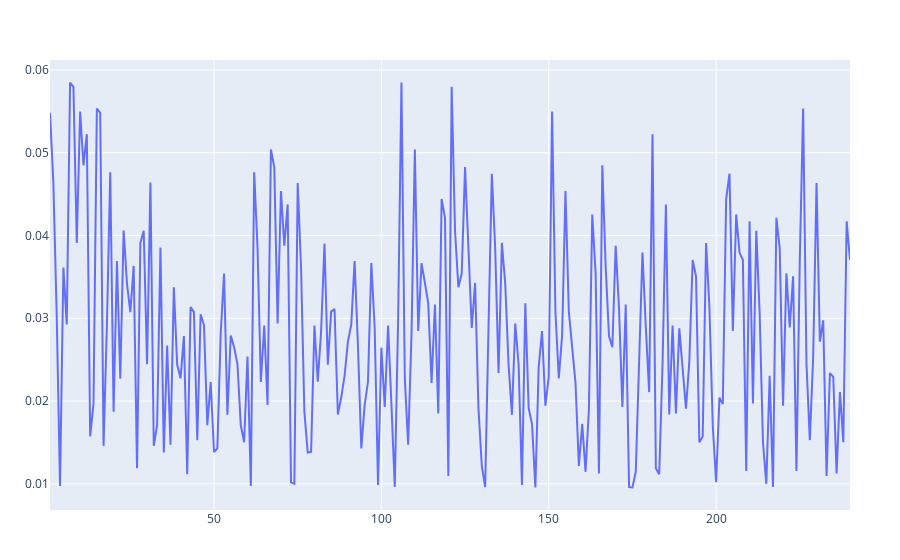

Write notebook code for a chart like this one.
### Code cell
plot(euclid_norm)

### Figure 1 — Plotly figure (JSON) as saved in the notebook; plotly's stock layout.template omitted (floating-point values rounded to 4 significant figures; data arrays with more than 128 entries replaced by an {"elided": "..."} marker saying what was removed)
{"data": [{"type": "scatter", "x": {"elided": "240 int values"}, "y": {"elided": "240 float values"}}], "layout": {"margin": {"b": 50, "l": 50, "r": 50, "t": 60}}}
